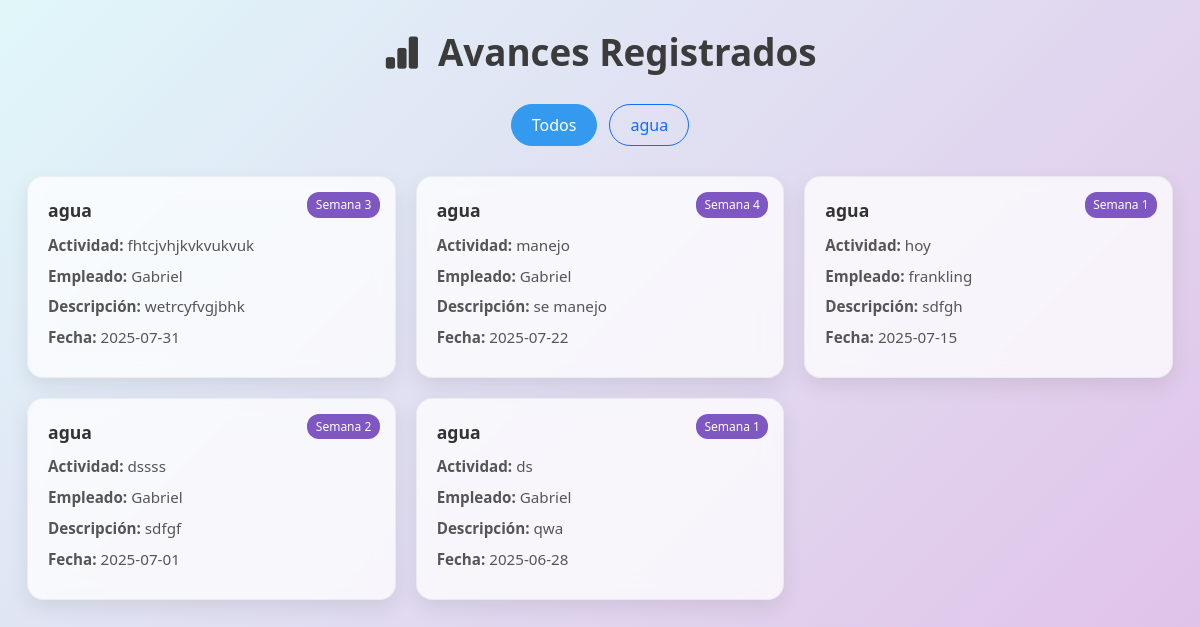
/admin/ver-avances, run on the app's committed database.
### tables this page shows
CREATE TABLE proyectos (
        id INTEGER PRIMARY KEY AUTOINCREMENT,
        nombre TEXT NOT NULL,
        descripcion TEXT,
        fecha_inicio TEXT,
        fecha_fin TEXT
    );

CREATE TABLE avances (
    id INTEGER PRIMARY KEY AUTOINCREMENT,
    actividad TEXT NOT NULL,  -- Ahora es texto libre
    id_usuario INTEGER NOT NULL,
    descripcion TEXT NOT NULL,
    semana TEXT NOT NULL,
    fecha TEXT DEFAULT CURRENT_DATE, id_proyecto INTEGER,
    FOREIGN KEY(id_usuario) REFERENCES usuarios(id)
);

CREATE TABLE usuarios (
        id INTEGER PRIMARY KEY AUTOINCREMENT,
        nombre TEXT NOT NULL,
        email TEXT UNIQUE NOT NULL,
        password TEXT NOT NULL,
        rol TEXT NOT NULL CHECK(rol IN ('admin', 'empleado'))
    );

### app.py (the view)
@app.route('/admin/ver-avances')
def ver_avances():
    conn = sqlite3.connect('database.db')
    conn.row_factory = sqlite3.Row
    cursor = conn.cursor()
    cursor.execute("""
        SELECT
            a.id,
            p.nombre AS proyecto,
            a.actividad,
            u.nombre AS usuario,
            a.semana,
            a.descripcion,
            a.fecha
        FROM avances a
        JOIN usuarios u ON a.id_usuario = u.id
        JOIN proyectos p ON a.id_proyecto = p.id
        ORDER BY a.fecha DESC
    """)
    avances = cursor.fetchall()
    cursor.execute("SELECT id, nombre FROM proyectos")
    proyectos = cursor.fetchall()
    cursor.execute("SELECT id, nombre, email FROM usuarios WHERE rol = 'empleado'")
    empleados = cursor.fetchall()
    conn.close()
    return render_template('ver_avances.html', avances=avances, proyectos=proyectos, empleados=empleados)

### templates/ver_avances.html (shortened to what this page needs)
<!DOCTYPE html>
<html lang="es">
<head>
  <link href="https://cdn.jsdelivr.net/npm/bootstrap@5.3.0/dist/css/bootstrap.min.css" rel="stylesheet" />
  <link href="https://cdn.jsdelivr.net/npm/bootstrap-icons@1.10.5/font/bootstrap-icons.css" rel="stylesheet" />
</head>
<body>
  <div class="container">
    <div class="header">
      <h1><i class="bi bi-bar-chart-fill me-2"></i> Avances Registrados</h1>
    </div>
    {% set proyectos = avances | map(attribute='proyecto') | unique | list %}
    <div class="filter-btns">
      <button class="btn btn-outline-primary active" data-filter="all">Todos</button>
      {% for proj in proyectos %}
      <button class="btn btn-outline-primary" data-filter="{{ proj }}">{{ proj }}</button>
      {% endfor %}
    </div>
    {% if avances %}
    <div class="cards-grid">
      {% for a in avances %}
      <div class="avance-card" data-proyecto="{{ a.proyecto }}">
        <div class="avance-title">{{ a.proyecto }}</div>
        <div class="avance-meta"><strong>Actividad:</strong> {{ a.actividad }}</div>
        <div class="avance-meta"><strong>Empleado:</strong> {{ a.usuario }}</div>
        <div class="avance-meta"><strong>Descripción:</strong> {{ a.descripcion }}</div>
        <div class="avance-meta"><strong>Fecha:</strong> {{ a.fecha }}</div>
        <span class="badge-week">Semana {{ a.semana }}</span>
      </div>
      {% endfor %}
    </div>
    {% else %}
    <p class="no-data">No hay avances registrados.</p>
    {% endif %}
  </div>
</body>
</html>

### templates/ver_avances.html (style rules this page uses)
body { background: linear-gradient(135deg, #e0f7fa, #e1bee7); background-attachment: fixed; font-family: 'Segoe UI', sans-serif; padding: 30px 15px; }
.container { max-width: 1200px; margin: auto; }
.header h1 { text-align: center; font-weight: bold; color: #3b3b3b; margin-bottom: 30px; font-size: 2.3rem; }
.filter-btns { display: flex; flex-wrap: wrap; justify-content: center; gap: 12px; margin-bottom: 30px; }
.filter-btns .btn { border-radius: 30px; padding: 8px 20px; font-weight: 500; }
.cards-grid { display: grid; grid-template-columns: repeat(auto-fit, minmax(280px, 1fr)); gap: 20px; }
.avance-card { background: rgba(255, 255, 255, 0.75); border-radius: 16px; backdrop-filter: blur(10px); box-shadow: 0 8px 20px rgba(0, 0, 0, 0.08); padding: 20px; position: relative; transition: all 0.3s ease; border: 1px solid rgba(0, 0, 0, 0.05); }
.avance-title { font-weight: 600; font-size: 1.1rem; color: #333; margin-bottom: 10px; }
.avance-meta { font-size: 0.95rem; margin-bottom: 8px; color: #555; }
.badge-week { position: absolute; top: 15px; right: 15px; background: #7e57c2; color: white; padding: 0.3em 0.7em; border-radius: 12px; font-size: 0.75rem; }
.btn-outline-primary.active, .btn-outline-primary:focus { background-color: #339af0; color: white; border-color: #339af0; }

### data on the page
proyectos: nombre "agua"
avances: proyecto "agua", actividad "fhtcjvhjkvkvukvuk", usuario "Gabriel", descripcion "wetrcyfvgjbhk", fecha "2025-07-31", semana "3"
avances: proyecto "agua", actividad "manejo", usuario "Gabriel", descripcion "se manejo", fecha "2025-07-22", semana "4"
avances: proyecto "agua", actividad "hoy", usuario "frankling", descripcion "sdfgh", fecha "2025-07-15", semana "1"
avances: proyecto "agua", actividad "dssss", usuario "Gabriel", descripcion "sdfgf", fecha "2025-07-01", semana "2"
avances: proyecto "agua", actividad "ds", usuario "Gabriel", descripcion "qwa", fecha "2025-06-28", semana "1"
